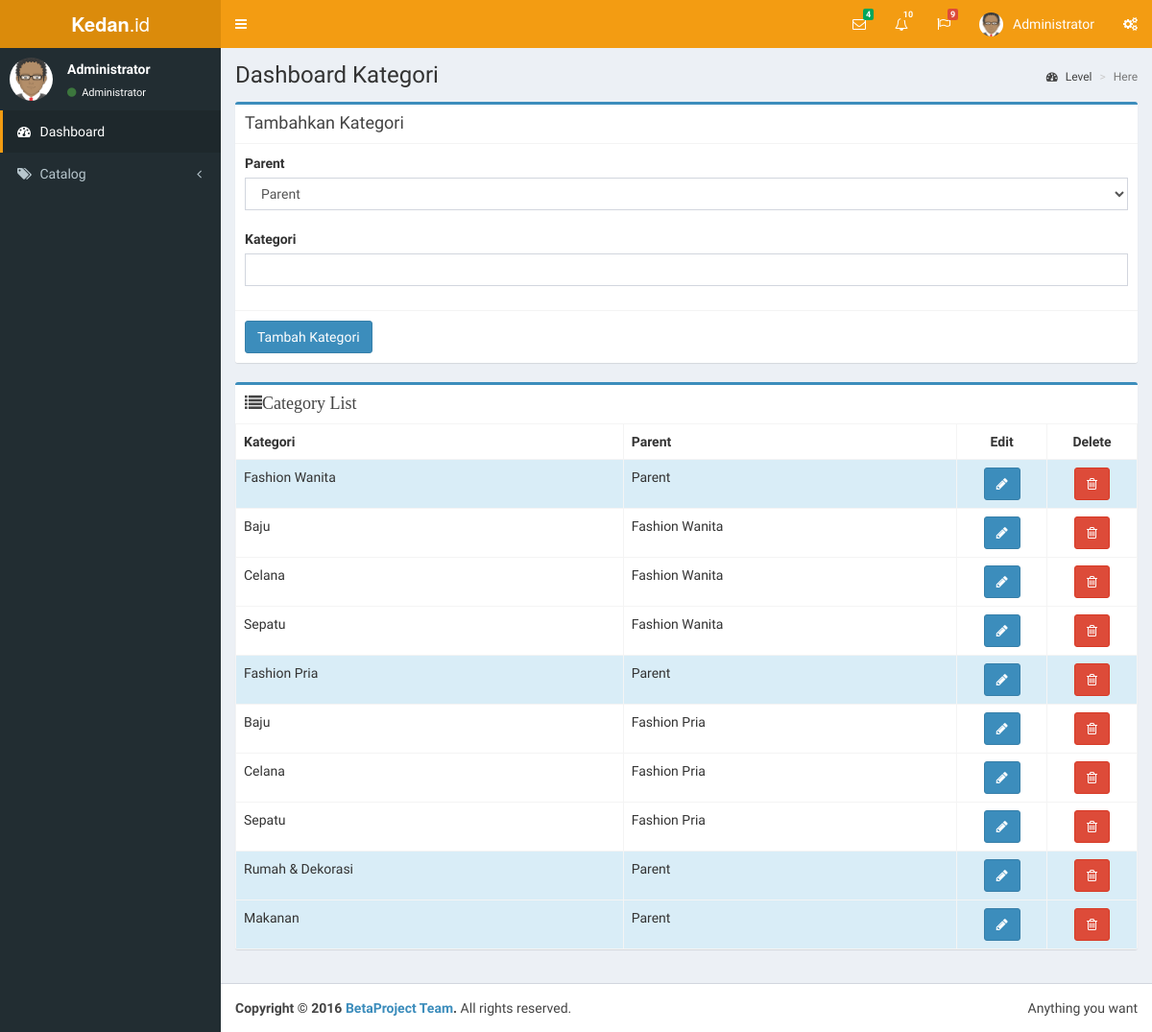
/admin/kategori.php, run on an earlier commit of the app's database.
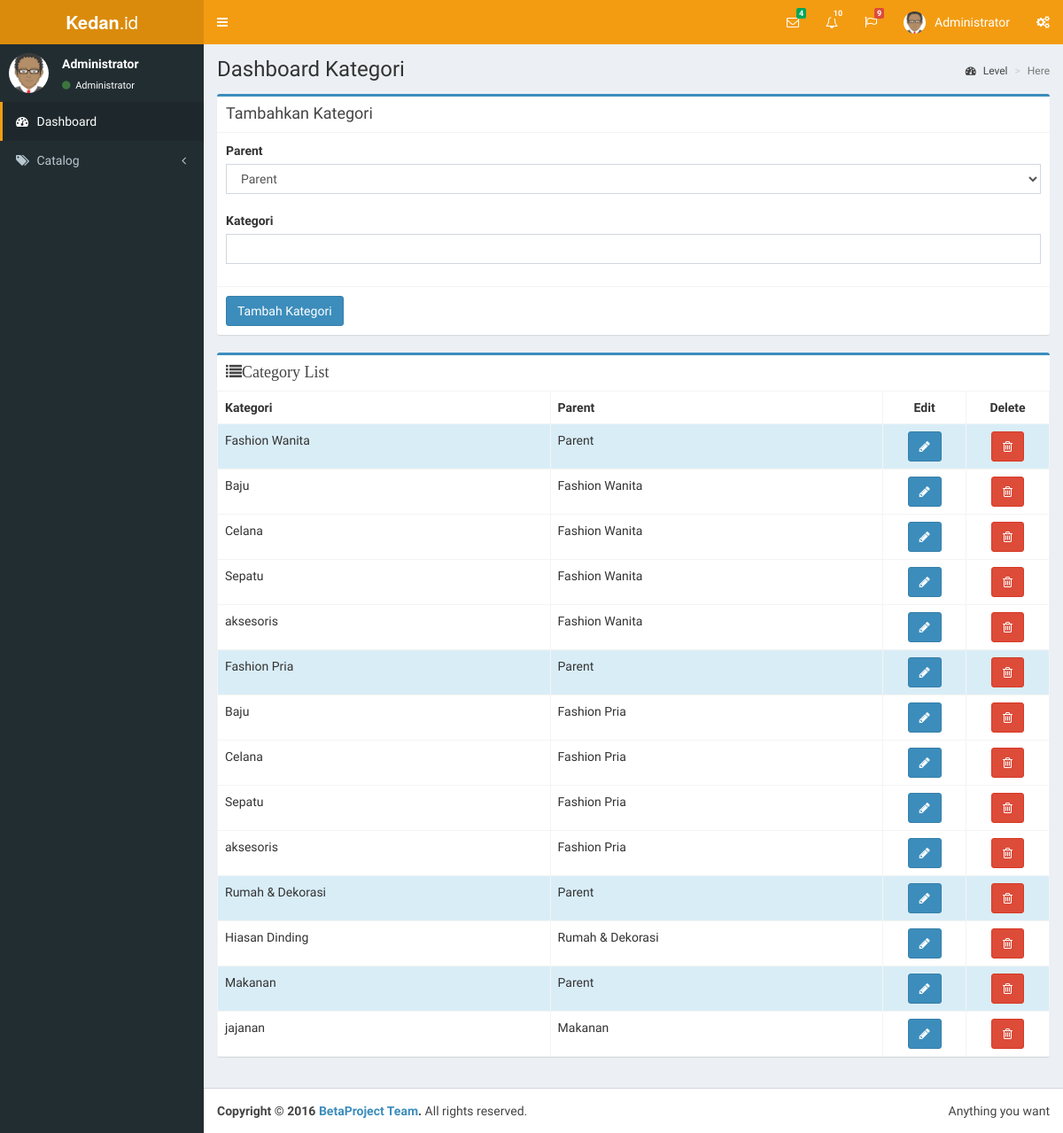
And on a later commit of the database.
### tables this page shows
CREATE TABLE `kategori` (
  `id_kategori` int(11) NOT NULL,
  `nm_kategori` varchar(255) NOT NULL,
  `parent` int(11) NOT NULL DEFAULT '0'
);

### admin/kategori.php (the view, shortened to what this page needs)
<?php
require_once $_SERVER['DOCUMENT_ROOT'].'/kedan/includes/koneksi.php';
include 'includes/head.php';
include 'includes/header.php';
include 'includes/nav.php';
$kategori = '';
$post_parent = '';
		$display = display_errors($errors); ?>
	<?php
$kategori_value = '';
$parent_value = 0;
if(isset($_GET['edit'])){
	$kategori_value = $edit_kategori['nm_kategori'];
	$parent_value = $edit_kategori['parent'];
}
else{
	if(isset($_POST)){
		$kategori_value =  $kategori;
		$parent_value = $post_parent;
	}
}
?>
<div class="content-wrapper">
	<section class="content-header">
	 	<h1>Dashboard Kategori</h1>
	  	<ol class="breadcrumb">
	 		<li><a href="#"><i class="fa fa-dashboard"></i> Level</a></li>
	    	<li class="active">Here</li>
	  	</ol>
	</section>
	<section class="content">
		<div class="box box-primary">
			<div class="box-header with-border">
				<h3 class="box-title"><?= ((isset($_GET['edit']))?'Ubah':'Tambahkan');  ?> Kategori</h3>
			</div>
			<form role="form" action="kategori.php<?=((isset($_GET['edit']))?'?edit='.$edit_id :''); ?>" method="post">
				<div class="box-body">
					<div class="form-group">
						<label for="parent">Parent</label>
						<select class="form-control" name="parent" id="parent">
							<option value="0"<?=(($parent_value == 0)?'selected="selected"':'');?>>Parent</option>
						</select><br>
						<label for="kategori">Kategori</label>
						<input type="text"  name="kategori" id="kategori" class="form-control" value="<?=$kategori_value; ?>">
					</div>
				</div>
				<div class="box-footer">
					<input type="submit" value="<?=((isset($_GET['edit']))?'Ubah':'Tambah');?> Kategori" class="btn btn-primary">
				</div>
			</form>
		</div>
		<div class="row">
			<div class="col-xs-12">
				<div class="box box-primary">
					<div class="box-header">
						<h2 class="box-title"><i class="fa fa-list">Category List</i></h2>
					</div>
					<div class="box-body table-responsive no-padding">
						<table class="table table-hover table-bordered table-auto">
							<tr>
								<th>Kategori</th>
								<th>Parent</th>
								<th class="text-center" style="width: 10%;">Edit</th>
								<th class="text-center" style="width: 10%;">Delete</th>
							</tr>
							<?php
							$sql = "SELECT * FROM kategori WHERE parent = 0";
							$result = $db->query($sql);
							while($parent = mysqli_fetch_assoc($result)):
								$parent_id = (int)$parent['id_kategori'];
								$sql2 = "SELECT * FROM kategori WHERE parent = '$parent_id'";
								$cresult = $db->query($sql2);
							?>
								<tr class="bg-info">
									<td><?=$parent['nm_kategori']; ?></td>
									<td>Parent</td>
									<td class="text-center"><a href="kategori.php?edit=<?=$parent['id_kategori']; ?>" class="btn tbn-xs btn-primary"><i class="fa fa-pencil"></i></a></td>
									<td class="text-center"><a href="kategori.php?delete=<?=$parent['id_kategori']; ?>" class="btn tbn-xs btn-danger"><i class="fa fa-trash-o"></i></a></td>
								</tr>
								<?php while($child = mysqli_fetch_assoc($cresult)): ?>
									<tr>
										<td><?=$child['nm_kategori']; ?></td>
										<td><?=$parent['nm_kategori'];  ?></td>
										<td class="text-center"><a href="kategori.php?edit=<?=$child['id_kategori']; ?>" class="btn tbn-xs btn-primary"><i class="fa fa-pencil"></i></a></td>
										<td class="text-center"><a href="kategori.php?delete=<?=$child['id_kategori']; ?>" class="btn tbn-xs btn-danger"><i class="fa fa-trash-o"></i></a></td>
									</tr>
								<?php endwhile; ?>
							<?php endwhile; ?>
						</table>
					</div>
				</div>
			</div>
		</div>
	</section>
</div>
<?php
include 'includes/footer.php';
?>

### admin/includes/head.php (shortened to what this page needs)
<!DOCTYPE html>
<html>
  <head>
    <link rel="stylesheet" href="src/bootstrap/css/bootstrap.min.css">
    <link rel="stylesheet" href="src/css/font-awesome.min.css">
    <link rel="stylesheet" href="src/css/ionicons.min.css">
    <link rel="stylesheet" href="src/plugins/select2/select2.min.css">
    <link rel="stylesheet" href="src/dist/css/AdminLTE.min.css">
    <link rel="stylesheet" href="src/dist/css/skins/_all-skins.min.css">
  </head>
  <body class="hold-transition skin-yellow  sidebar-mini">

### admin/includes/header.php (shortened to what this page needs)
<div class="wrapper">
  <header class="main-header">
    <a href="index.php" class="logo">
      <span class="logo-lg"><b>Kedan</b>.id</span>
    </a>
    <nav class="navbar navbar-static-top" role="navigation">
      <a href="#" class="sidebar-toggle" data-toggle="offcanvas" role="button">
      </a>
      <div class="navbar-custom-menu">
        <ul class="nav navbar-nav">
          <li class="dropdown messages-menu">
            <a href="#" class="dropdown-toggle" data-toggle="dropdown">
              <i class="fa fa-envelope-o"></i>
              <span class="label label-success">4</span>
            </a>
          </li>
          <li class="dropdown notifications-menu">
            <a href="#" class="dropdown-toggle" data-toggle="dropdown">
              <i class="fa fa-bell-o"></i>
              <span class="label label-warning">10</span>
            </a>
          </li>
          <li class="dropdown tasks-menu">
            <a href="#" class="dropdown-toggle" data-toggle="dropdown">
              <i class="fa fa-flag-o"></i>
              <span class="label label-danger">9</span>
            </a>
          </li>
          <li class="dropdown user user-menu">
            <a href="#" class="dropdown-toggle" data-toggle="dropdown">
              <img src="src/dist/img/avatar.png" class="user-image" alt="User Image">
              <span class="hidden-xs">Administrator</span>
            </a>
          </li>
          <li>
            <a href="#" data-toggle="control-sidebar"><i class="fa fa-gears"></i></a>
          </li>
        </ul>
      </div>
    </nav>
  </header>

### admin/includes/nav.php (shortened to what this page needs)
<aside class="main-sidebar">
  <section class="sidebar">
    <div class="user-panel">
      <div class="pull-left image">
        <img src="src/dist/img/avatar.png" class="img-circle" alt="User Image">
      </div>
      <div class="pull-left info">
        <p>Administrator</p>
        <a href="#"><i class="fa fa-circle text-success"></i> Administrator</a>
      </div>
    </div>
    <ul class="sidebar-menu">
      <li class="active"><a href="index.php"><i class="fa fa-tachometer"></i> <span>Dashboard</span></a></li>
      <li class="treeview">
        <a href="#"><i class="fa fa-tags"></i> <span>Catalog</span>
          <span class="pull-right-container">
            <i class="fa fa-angle-left pull-right"></i>
          </span>
        </a>
      </li>
    </ul>
  </section>
</aside>

### admin/includes/footer.php (shortened to what this page needs)
  <footer class="main-footer">
    <div class="pull-right hidden-xs">
      Anything you want
    </div>
    <strong>Copyright &copy; 2016 <a href="http://betaproject.id">BetaProject Team</a>.</strong> All rights reserved.
  </footer>
</div>
</body>
</html>

What changed in the data, as far as the page shows it:
added kategori: nm_kategori "aksesoris", $parent['nm_kategori'] "Fashion Wanita"
added kategori: nm_kategori "aksesoris", $parent['nm_kategori'] "Fashion Pria"
added kategori: nm_kategori "Hiasan Dinding", $parent['nm_kategori'] "Rumah & Dekorasi"
added kategori: nm_kategori "jajanan", $parent['nm_kategori'] "Makanan"
